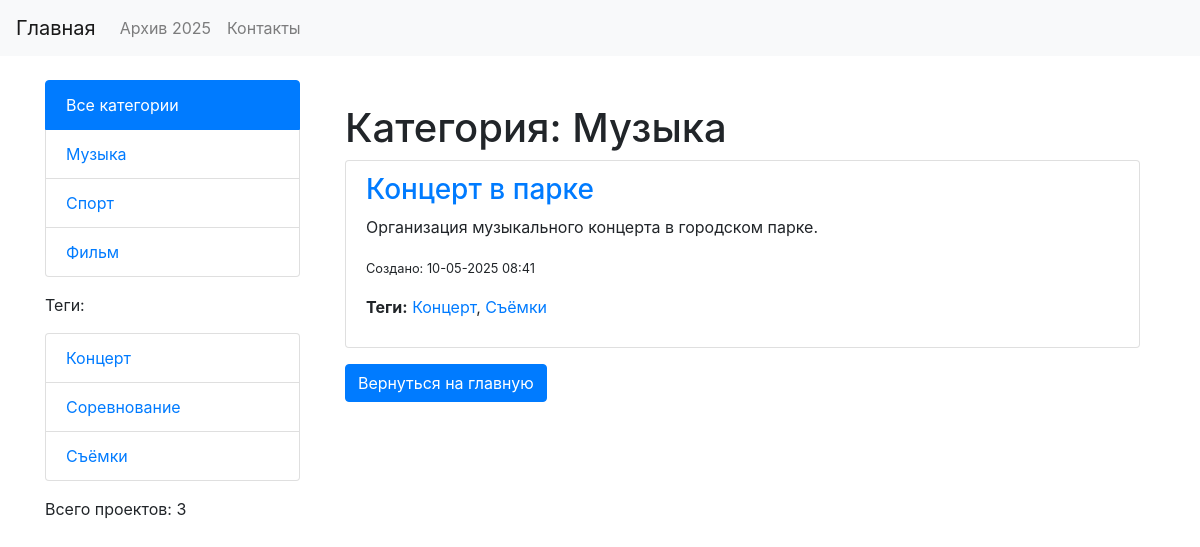
Page /category/music/ on the committed database.
### portfolio/models.py (models this page shows, shortened)
class Category(models.Model):
    name = models.CharField("Название категории", max_length=100, db_index=True)
    slug = models.SlugField("Слаг", max_length=255, unique=True, db_index=True)
    class Meta:
        verbose_name = 'Категория'
        verbose_name_plural = 'Категории'

class Tag(models.Model):
    name = models.CharField("Название тега", max_length=100, db_index=True)
    slug = models.SlugField("Слаг", max_length=255, unique=True, db_index=True)
    class Meta:
        verbose_name = 'Тег'
        verbose_name_plural = 'Теги'

class PortfolioItem(models.Model):
    title = models.CharField("Название", max_length=255)
    description = models.TextField("Описание")
    image = models.ImageField("Изображение", upload_to='portfolio_images/', blank=True, null=True)
    created_at = models.DateTimeField("Дата создания", auto_now_add=True)
    updated_at = models.DateTimeField("Дата обновления", auto_now=True)
    slug = models.SlugField(max_length=255, unique=True, blank=True, null=True)
    is_published = models.BooleanField("Опубликовано", default=True)
    category = models.ForeignKey(
        Category,
        on_delete=models.PROTECT,
        related_name='portfolio_items',
        verbose_name="Категория",
        null=True,  # Временно, чтобы избежать ошибок
    )
    tags = models.ManyToManyField(
        Tag,
        blank=True,
        related_name='portfolio_items',
        verbose_name="Теги"
    )
    client = models.OneToOneField(
        Client,
        on_delete=models.SET_NULL,
        null=True,
        blank=True,
        related_name='portfolio_item',
        verbose_name="Клиент"
    )
    class Meta:
        verbose_name = 'Элемент портфолио'
        verbose_name_plural = 'Элементы портфолио'
    objects = models.Manager()
    published = PublishedManager()

### portfolio/views.py (the view)
# urls.py: path('category/<slug:cat_slug>/', views.category_detail, name='category_detail'),
def category_detail(request, cat_slug):
    category = get_object_or_404(Category, slug=cat_slug)
    items = PortfolioItem.published.filter(category=category).order_by('-created_at')
    return render(request, 'portfolio/category_detail.html', {
        'category': category,
        'items': items,
    })

### portfolio/converters.py (called while the page is built)
    def to_url(self, value):
        return f"{value:04d}"

### portfolio/models.py (called while the page is built)
    def get_queryset(self):
        return super().get_queryset().filter(is_published=True)

### portfolio/templatetags/portfolio_tags.py (called while the page is built)
@register.simple_tag
def portfolio_count():
    return PortfolioItem.objects.count()

@register.inclusion_tag('portfolio/partial_categories.html')
def show_categories(selected_cat_slug=None):
    categories = Category.objects.annotate(total=Count('portfolio_items')).filter(total__gt=0)
    return {'categories': categories, 'selected_cat_slug': selected_cat_slug}

@register.inclusion_tag('portfolio/partial_tags.html')
def show_tags():
    tags = Tag.objects.annotate(total=Count('portfolio_items')).filter(total__gt=0)
    return {'tags': tags}

### templates/portfolio/category_detail.html (shortened to what this page needs)
{% extends 'portfolio/base.html' %}
{% block content %}
<div class="container mt-4">
  <h1>Категория: {{ category.name }}</h1>
  {% if items %}
    <ul class="list-group">
      {% for item in items %}
        <li class="list-group-item">
          <h3><a href="{% url 'portfolio:portfolio_detail' item.slug %}">{{ item.title }}</a></h3>
          <p>{{ item.description|truncatewords:20 }}</p>
          <p><small>Создано: {{ item.created_at|date:"d-m-Y H:i" }}</small></p>
          <p><strong>Теги:</strong>
            {% for tag in item.tags.all %}
              <a href="{% url 'portfolio:tag_detail' tag.slug %}">{{ tag.name }}</a>{% if not forloop.last %}, {% endif %}
            {% empty %}
              Нет тегов
            {% endfor %}
          </p>
        </li>
      {% endfor %}
    </ul>
  {% else %}
    <p>Нет элементов в категории «{{ category.name }}».</p>
  {% endif %}
  <a href="{% url 'portfolio:portfolio_list' %}" class="btn btn-primary mt-3">Вернуться на главную</a>
</div>
{% endblock %}

### templates/portfolio/partial_categories.html
{% if categories %}
<ul class="list-group mb-3">
  {% if not selected_cat_slug %}
    <li class="list-group-item active">Все категории</li>
  {% else %}
    <li class="list-group-item"><a href="{% url 'portfolio:portfolio_list' %}">Все категории</a></li>
  {% endif %}
  {% for cat in categories %}
    <li class="list-group-item {% if cat.slug == selected_cat_slug %}active{% endif %}">
      <a href="{% url 'portfolio:category_detail' cat.slug %}">{{ cat.name }}</a>
    </li>
  {% endfor %}
</ul>
{% endif %}

### templates/portfolio/partial_tags.html
{% if tags %}
<p>Теги:</p>
<ul class="list-group mb-3">
  {% for tag in tags %}
    <li class="list-group-item">
      <a href="{% url 'portfolio:tag_detail' tag.slug %}">{{ tag.name }}</a>
    </li>
  {% endfor %}
</ul>
{% endif %}

### rows in the picture
Category: name "Музыка"
Category: name "Спорт"
Category: name "Фильм"
Tag: name "Концерт"
Tag: name "Соревнование"
Tag: name "Съёмки"
PortfolioItem: title "Концерт в парке", description "Организация музыкального концерта в городском парке.", created_at "10-05-2025 08:41"
